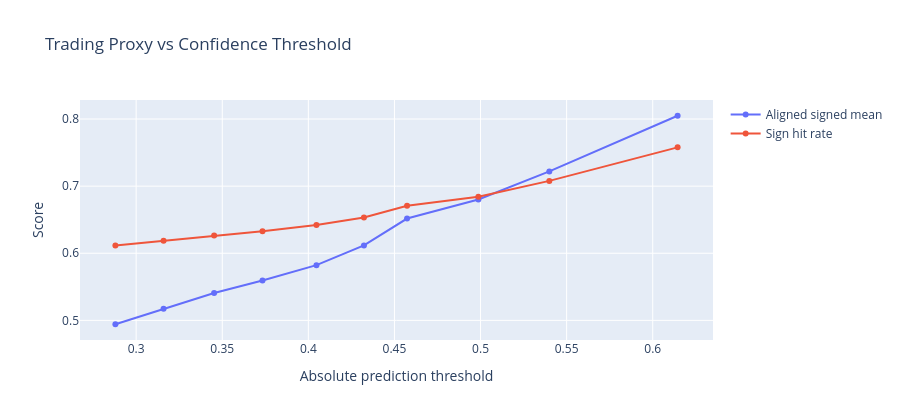

Here is the notebook cell this chart was saved with:
### Code cell
# Trading-style proxy analysis on the signed target
y_true_signed = target_arrays["signed_quality"]["holdout"]
y_pred_signed = signed_pred
thresholds = np.quantile(np.abs(y_pred_signed), np.linspace(0.50, 0.95, 10))

sweep_rows = []
for thr in thresholds:
    pred_sign = np.zeros(len(y_pred_signed), dtype=int)
    pred_sign[y_pred_signed >= thr] = 1
    pred_sign[y_pred_signed <= -thr] = -1
    taken = pred_sign != 0
    if taken.sum() == 0:
        sweep_rows.append({
            "threshold": float(thr),
            "coverage": 0.0,
            "taken": 0,
            "long_count": 0,
            "short_count": 0,
            "sign_hit_rate": np.nan,
            "aligned_signed_mean": np.nan,
            "taken_spearman": np.nan,
        })
        continue

    sign_hit = np.mean(np.sign(y_true_signed[taken]) == pred_sign[taken])
    aligned_signed = np.where(pred_sign[taken] == 1, y_true_signed[taken], -y_true_signed[taken])
    sweep_rows.append({
        "threshold": float(thr),
        "coverage": float(taken.mean()),
        "taken": int(taken.sum()),
        "long_count": int((pred_sign == 1).sum()),
        "short_count": int((pred_sign == -1).sum()),
        "sign_hit_rate": float(sign_hit),
        "aligned_signed_mean": float(np.mean(aligned_signed)),
        "taken_spearman": float(safe_spearman(y_true_signed[taken], y_pred_signed[taken])),
    })

threshold_df = pd.DataFrame(sweep_rows)
print("Signed-model threshold sweep:")
display(threshold_df.round(4))

fig = go.Figure()
fig.add_trace(go.Scatter(
    x=threshold_df["threshold"],
    y=threshold_df["aligned_signed_mean"],
    mode="lines+markers",
    name="Aligned signed mean",
))
fig.add_trace(go.Scatter(
    x=threshold_df["threshold"],
    y=threshold_df["sign_hit_rate"],
    mode="lines+markers",
    name="Sign hit rate",
))
fig.update_layout(
    title="Trading Proxy vs Confidence Threshold",
    xaxis_title="Absolute prediction threshold",
    yaxis_title="Score",
    height=420,
)
fig.show()

### Figure 1 — Plotly figure (JSON) as saved in the notebook; plotly's stock layout.template omitted (floating-point values rounded to 4 significant figures)
{"data": [{"mode": "lines+markers", "name": "Aligned signed mean", "type": "scatter", "x": [0.288, 0.3159, 0.3453, 0.3734, 0.4047, 0.4323, 0.4573, 0.4987, 0.54, 0.6144], "y": [0.4942, 0.5171, 0.5407, 0.5594, 0.5823, 0.6117, 0.6517, 0.6801, 0.722, 0.8049]}, {"mode": "lines+markers", "name": "Sign hit rate", "type": "scatter", "x": [0.288, 0.3159, 0.3453, 0.3734, 0.4047, 0.4323, 0.4573, 0.4987, 0.54, 0.6144], "y": [0.6117, 0.6188, 0.6265, 0.6329, 0.6422, 0.6532, 0.6708, 0.6843, 0.7078, 0.7578]}], "layout": {"height": 420, "title": {"text": "Trading Proxy vs Confidence Threshold"}, "xaxis": {"title": {"text": "Absolute prediction threshold"}}, "yaxis": {"title": {"text": "Score"}}}}
